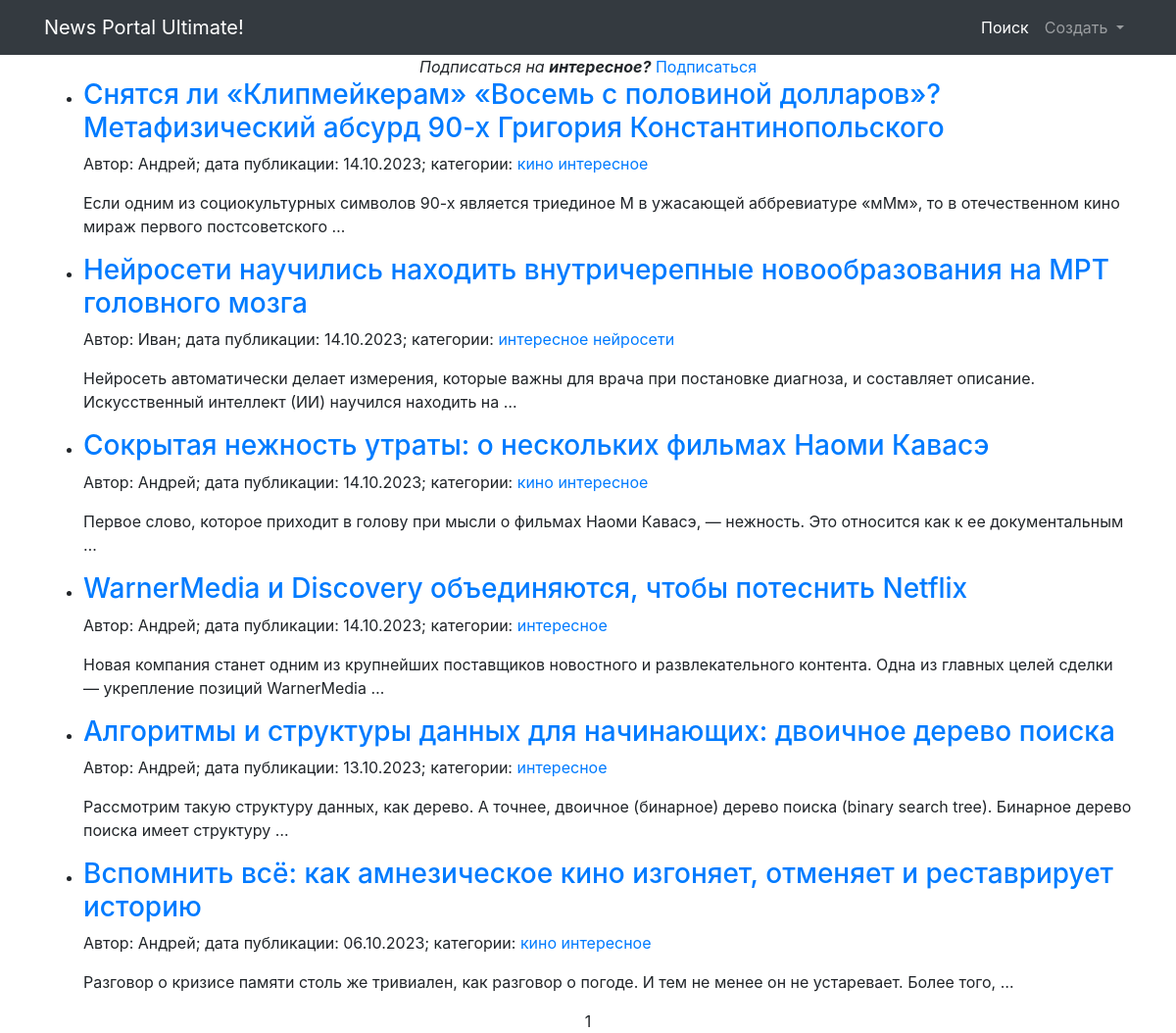
Screenshot of /news/category/2/ (signed in) with the database file from the repository.
### news/models.py (models this page shows, shortened)
class Category(models.Model):
    name = models.CharField(unique=True, max_length=255)  # Уникальное имя категории
    subscribers = models.ManyToManyField(User, blank=True)
    def __str__(self):
        return self.name

class Post(models.Model):
    author = models.ForeignKey(Author, on_delete=models.CASCADE)  # Связь с моделью Author
    time_in = models.DateTimeField(auto_now_add=True)  # Дата и время создания поста
    type = models.CharField(choices=POST_TYPES, max_length=2)  # Тип поста (Статья или Новость)
    category = models.ManyToManyField('Category', through='PostCategory')
    title = models.TextField(max_length=255)  # Заголовок поста
    text = models.TextField()  # Текст поста
    rating = models.IntegerField(default=0)  # Рейтинг поста

class Author(models.Model):
    name = models.CharField(max_length=255)  # Имя автора
    user = models.OneToOneField(User, on_delete=models.CASCADE)  # Связь один-к-одному с моделью User
    rating = models.IntegerField(default=0)  # Рейтинг автора
    def __str__(self):
        return self.name

### news/views.py (the view)
# urls.py: path('category/<int:pk>/', PostCategory.as_view(), name='category'),
class PostCategory(ListView):
    model = Post
    ordering = ['-time_in']
    template_name = 'category.html'
    context_object_name = 'news'
    paginate_by = 10
    def get_queryset(self):
        self.id = resolve(self.request.path_info).kwargs['pk']
        c = Category.objects.get(id=self.id)
        queryset = Post.objects.filter(category=c)
        return queryset
    def get_context_data(self, **kwargs):
        context = super().get_context_data(**kwargs)
        user = self.request.user
        category = Category.objects.get(id=self.id)
        subscribed = category.subscribers.filter(email=user.email)
        if not subscribed:
            context['category'] = category
        return context

### news/templatetags/custom_filters.py (called while the page is built)
@register.filter(name='censor')
def censor(text):
   words = text.split()
   censored_words = []
   for word in words:
      lowercase_word = word.lower()
      if any(re.match(rf'\b{re.escape(word_base)}\w*\b', lowercase_word) for word_base in CENSOR_WORDS):
         censored_word = word[0] + '*' * len(word[1:])
         censored_words.append(censored_word)
      else:
         censored_words.append(word)
   censored_text = ' '.join(censored_words)
   return censored_text

### templates/category.html
{% extends 'flatpages/default.html' %}
{% block content %}
    {% if category.id %}
    <div class="subscribe">
        <em>
            Подписаться на
            <strong>{{category}}?</strong>
        </em>
        <a href="" class="button
        button-outline">
            Подписаться
        </a>
    </div>
    {% include "content.html" %}
    {% endif %}
{% endblock content %}

### templates/content.html (shortened to what this page needs)
{% load custom_filters %}
{% load custom_tags %}
{% if news %}
    <ul>
        {% for new in news|dictsortreversed:"time_in" %}
        <li>
            <h3 style="text-align: left;">
                <a href="{% url 'new' new.id %}">
                    {{new.title|censor}}
                </a>
            </h3>
            <p style="text-align: left;" class="details">
                Автор: <span class="author">{{new.author}}</span>;
                дата публикации: <span class="date">{{new.time_in|date:'d.m.Y'}}</span>;
                категории:
                {% for c in new.category.values %}
                <a href="{% url 'category' c.id %}" class="category">{{c.name}}</a>
                {% endfor %}
            </p>
            <p style="text-align: left;">{{new.text|censor|truncatewords:20}}</p>
        </li>
        {% endfor %}
    </ul>
    {{ page_obj.number }}
{% else %}
    <h2>Постов нет!</h2>
{% endif %}

### rows the page displays
Category: name "интересное"
Post: title|censor "Снятся ли «Клипмейкерам» «Восемь с половиной долларов»? Метафизический абсурд 90-х Григория Константинопольского", author "Андрей", time_in "14.10.2023", text|censor "Если одним из социокультурных символов 90-х является триединое М в ужасающей аббревиатуре «мМм», то в отечественном кино мираж первого постсоветского …"
Category: name "кино"
Post: title|censor "Нейросети научились находить внутричерепные новообразования на МРТ головного мозга", author "Иван", time_in "14.10.2023", text|censor "Нейросеть автоматически делает измерения, которые важны для врача при постановке диагноза, и составляет описание. Искусственный интеллект (ИИ) научился находить на …"
Category: name "нейросети"
Post: title|censor "Сокрытая нежность утраты: о нескольких фильмах Наоми Кавасэ", author "Андрей", time_in "14.10.2023", text|censor "Первое слово, которое приходит в голову при мысли о фильмах Наоми Кавасэ, — нежность. Это относится как к ее документальным …"
Post: title|censor "WarnerMedia и Discovery объединяются, чтобы потеснить Netflix", author "Андрей", time_in "14.10.2023", text|censor "Новая компания станет одним из крупнейших поставщиков новостного и развлекательного контента. Одна из главных целей сделки — укрепление позиций WarnerMedia …"
Post: title|censor "Алгоритмы и структуры данных для начинающих: двоичное дерево поиска", author "Андрей", time_in "13.10.2023", text|censor "Рассмотрим такую структуру данных, как дерево. А точнее, двоичное (бинарное) дерево поиска (binary search tree). Бинарное дерево поиска имеет структуру …"
Post: title|censor "Вспомнить всё: как амнезическое кино изгоняет, отменяет и реставрирует историю", author "Андрей", time_in "06.10.2023", text|censor "Разговор о кризисе памяти столь же тривиален, как разговор о погоде. И тем не менее он не устаревает. Более того, …"

### other values shown
{{ page_obj.number }} "1"
